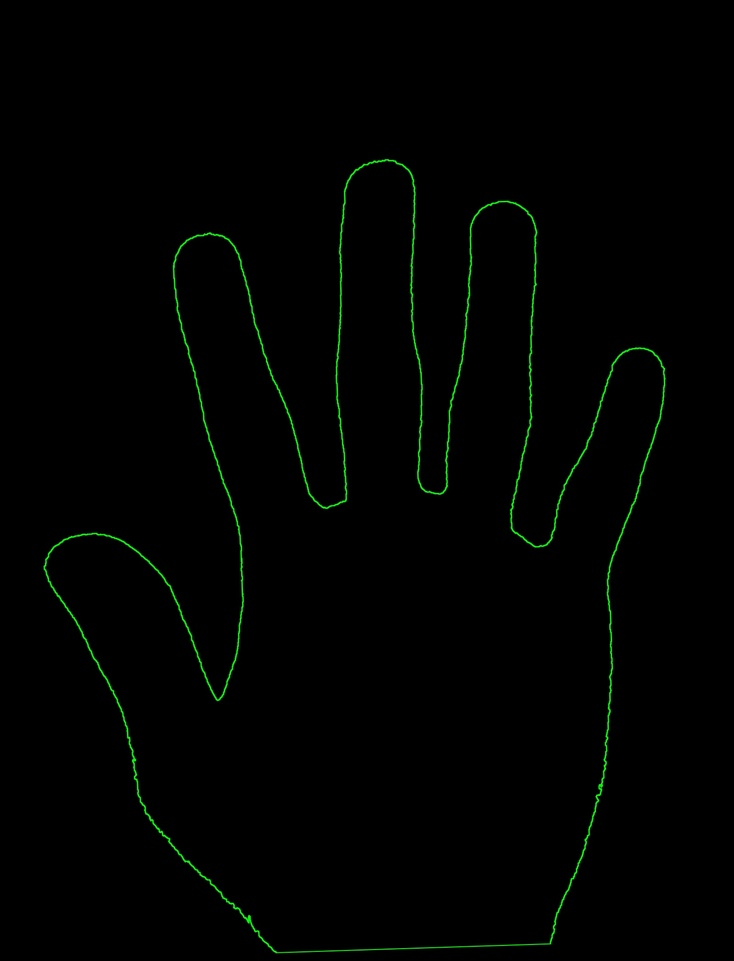
#> input picture recognize/roi/anchor/contour.jpg, 734 x 961 px, shrunk from 1601 x 2096 before the run
$ python shi_tomasi.py
#> lines starting #> are read from the running program, lines starting #| are printed output that depends on the picture; after the words box and inside, x2 and y2 are one past the last pixel; in counts of white or black regions, pixels touching at a corner belong together
import numpy as np
import cv2
from matplotlib import pyplot as plt

img = cv2.imread('contour.jpg')
#> img is the input picture: shape (961, 734, 3); mean B, G, R 0.8, 2.5, 0.7
gray = cv2.cvtColor(img,cv2.COLOR_BGR2GRAY)
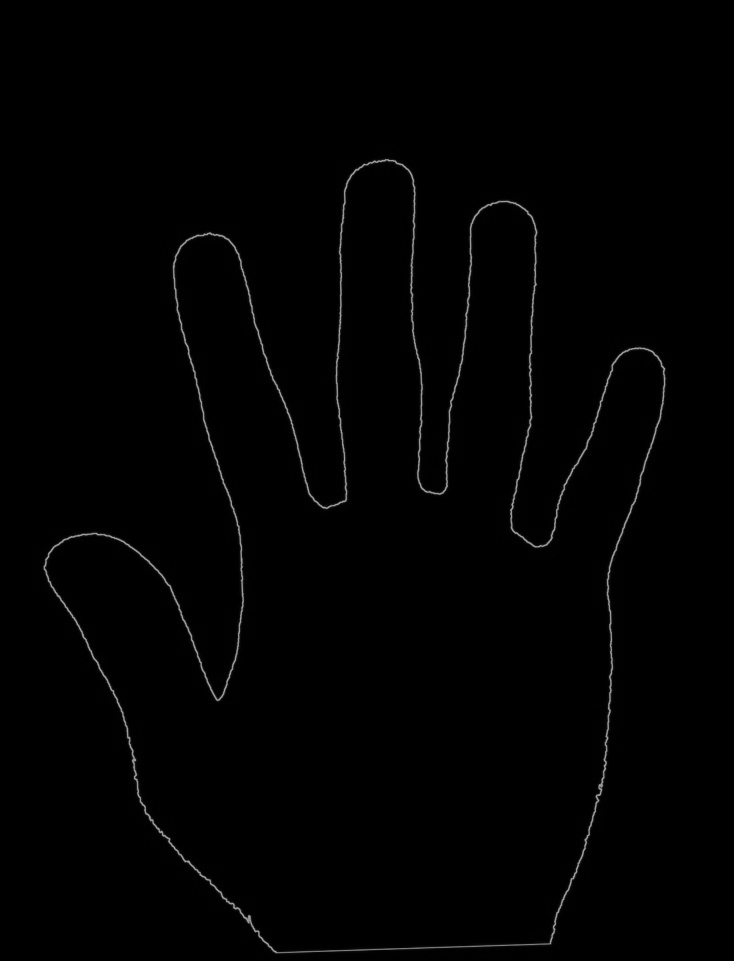
#> gray: shape (961, 734); min 0, max 168, mean 1.7
gray = cv2.GaussianBlur(gray, (51,51), 39);
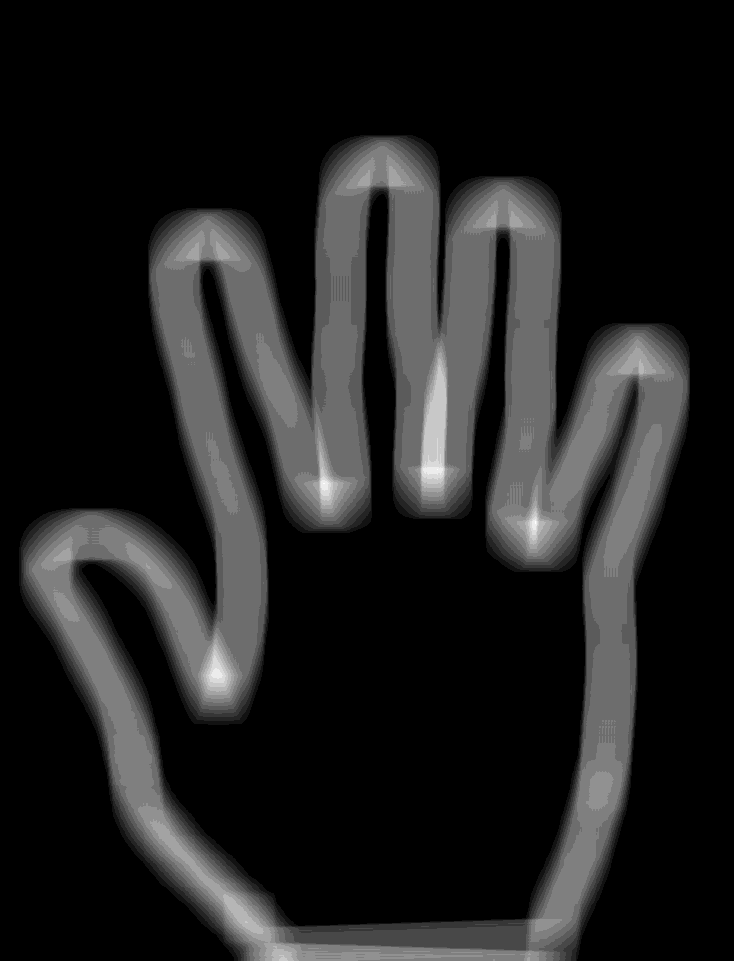
#> gray: shape (961, 734); min 0, max 14, mean 1.74; drawn with min black and max white

corners = cv2.goodFeaturesToTrack(gray,6,0.01,10)
#> corners = [[494, 226], [637, 375], [390, 187], [198, 259], [535, 519], [530, 917]]
corners = np.int0(corners)
print(corners)
#| [[[494 226]]
#|  [[637 375]]
#|  [[390 187]]
#|  [[198 259]]
#|  [[535 519]]
#|  [[530 917]]]
print(len(corners))
#| 6

for i in corners:
    x,y = i.ravel()
    cv2.circle(img,(x,y),30,(255,255,255),-1)
#> this loop made 6 passes
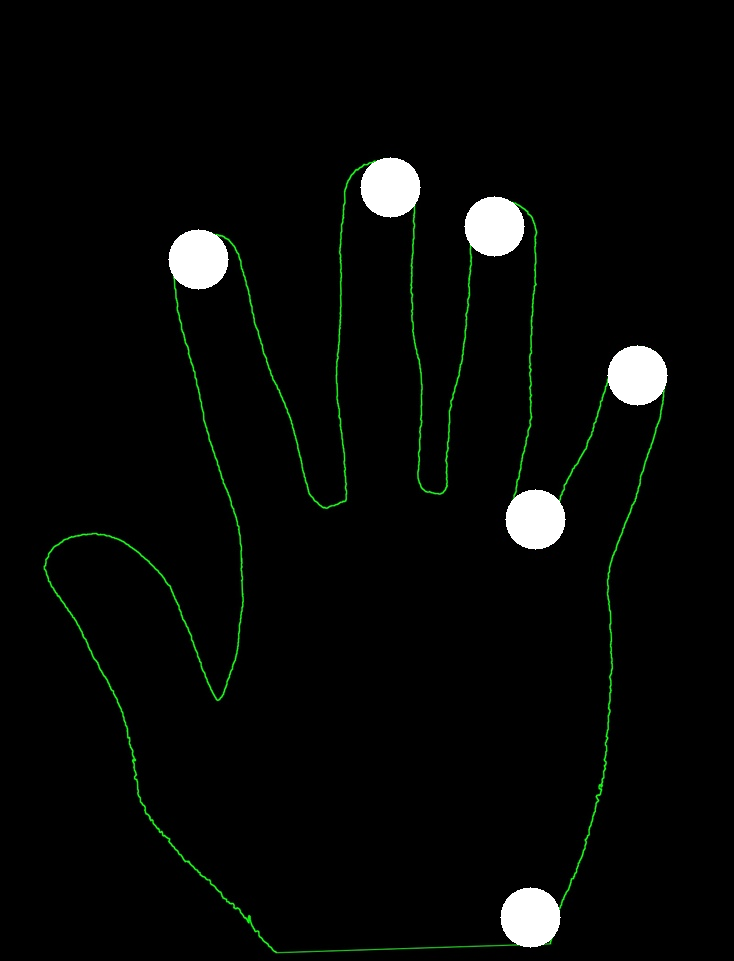
#> img: shape (961, 734, 3); 2.4% of pixels changed, all inside (x1, y1, x2, y2) = (168, 157, 668, 948)
cv2.imwrite("output.jpg",img)
